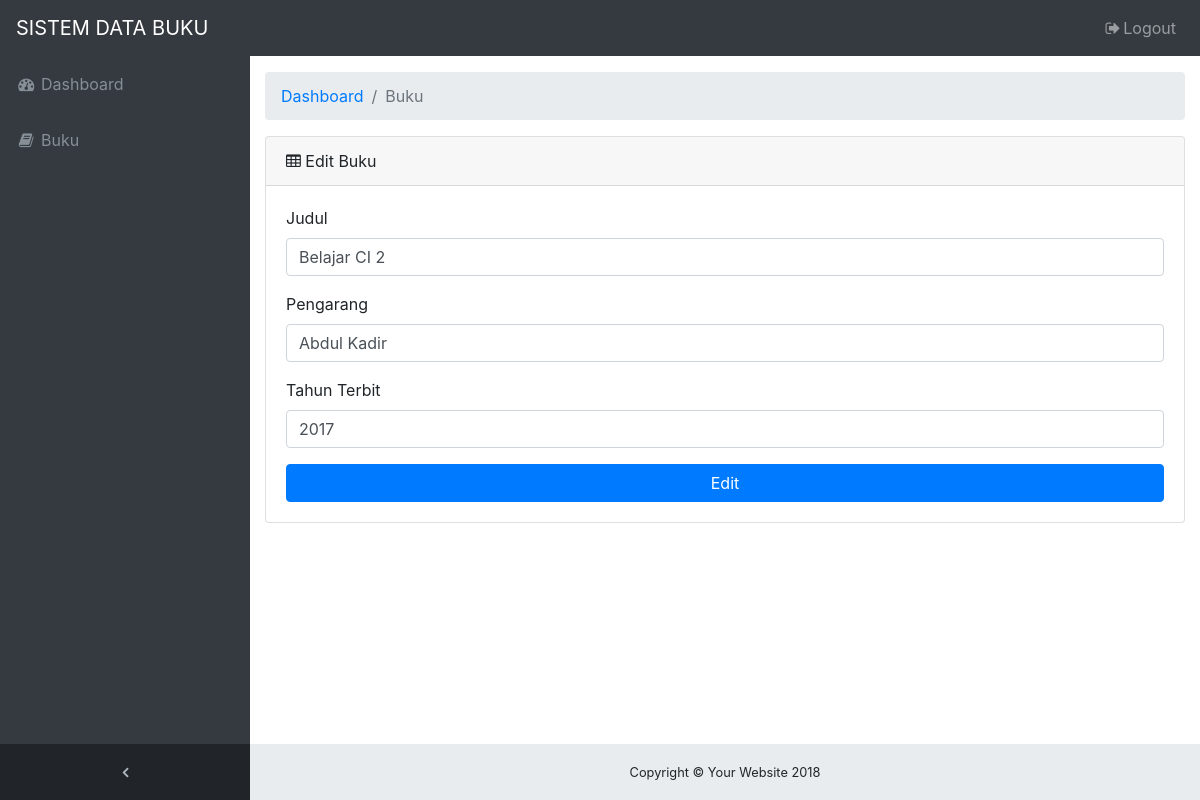
Page /buku/edit/2 on the committed database.
### tables this page shows
CREATE TABLE IF NOT EXISTS `tb_buku` (
  `id_buku` int(5) NOT NULL AUTO_INCREMENT,
  `judul_buku` varchar(200) NOT NULL,
  `pengarang` varchar(200) NOT NULL,
  `tahun_terbit` int(4) NOT NULL,
  PRIMARY KEY (`id_buku`)
);

### application/controllers/Buku.php (called while the page is built, shortened)
<?php
class Buku extends CI_Controller {
	function __construct(){
		$this->load->model('Buku_m','buku');
	}
	public function edit($id = null){
		 $sql = $this->buku->get($id);
         $data = array(
                 'header' => 'Edit Buku',
                 'css' => '_css',
                 'js' => '_js',
                 'nav' => '_nav',
                 'buku' => $sql->row(),
		        );
         $this->load->view('buku_edit',$data);
	}
}

### index.php (called while the page is built, shortened)
<?php
require_once BASEPATH.'core/CodeIgniter.php';

### application/models/Buku_m.php (called while the page is built, shortened)
<?php
  CLass Buku_m extends CI_Model{
      public function get($id = null){
      	$this->db->select('*');
      	$this->db->from('tb_buku');
        if($id != null){
        	$this->db->where('id_buku',$id);
        }
      	$query = $this->db->get();
      	return $query;
      }
  }
?>

### application/views/buku_edit.php (the view, shortened to what this page needs)
<!DOCTYPE html>
<html lang="en">
<head>
</head>
<body class="fixed-nav sticky-footer bg-dark" id="page-top">
  <div class="content-wrapper">
    <div class="container-fluid">
      <ol class="breadcrumb">
        <li class="breadcrumb-item">
          <a href="<?=base_url('home');?>">Dashboard</a>
        </li>
        <li class="breadcrumb-item active">Buku</li>
      </ol>
      <div class="card mb-3">
        <div class="card-header">
          <i class="fa fa-table"></i> Edit Buku</div>
        <div class="card-body">
         <form action="<?=base_url('buku/proses');?>" method="POST">
          <div class="form-group">
            <div class="form-row">
              <div class="col-md-12">
                <label for="exampleInputName">Judul</label>
                <input class="form-control" name="judul" type="text" value="<?=$buku->judul_buku;?>" required>
              </div>
            </div>
         </div>
         <div class="form-group">
            <div class="form-row">
              <div class="col-md-12">
                <label for="exampleInputName">Pengarang</label>
                <input class="form-control" name="pengarang" type="text" value="<?=$buku->pengarang;?>" required>
              </div>
            </div>
         </div>
            <div class="form-group">
            <div class="form-row">
              <div class="col-md-12">
                <label for="exampleInputName">Tahun Terbit</label>
                <input class="form-control" name="tahun_terbit" type="number" value="<?=$buku->tahun_terbit;?>" required>
              </div>
            </div>
         </div>
          <button type="submit" class="btn btn-primary btn-block" name="edit">Edit</button>
        </form>
          </div>
        </div>
      </div>
    </div>
    <footer class="sticky-footer">
      <div class="container">
        <div class="text-center">
          <small>Copyright © Your Website 2018</small>
        </div>
      </div>
    </footer>
</body>
</html>

### assets/css/sb-admin.css (style rules this page uses)
html { position: relative; min-height: 100%; }
body { overflow-x: hidden; }
body.sticky-footer { margin-bottom: 56px; }
body.sticky-footer .content-wrapper { min-height: calc(100vh - 56px - 56px); }
body.fixed-nav { padding-top: 56px; }
.content-wrapper { min-height: calc(100vh - 56px); padding-top: 1rem; }
.content-wrapper { overflow-x: hidden; background: white; }
@media (min-width: 992px) { .content-wrapper { margin-left: 250px; } }
footer.sticky-footer { position: absolute; right: 0; bottom: 0; width: 100%; height: 56px; background-color: #e9ecef; line-height: 55px; }
@media (min-width: 992px) { footer.sticky-footer { width: calc(100% - 250px); } }

### rows in the picture
tb_buku: judul "Belajar CI 2", pengarang "Abdul Kadir", tahun_terbit "2017"
